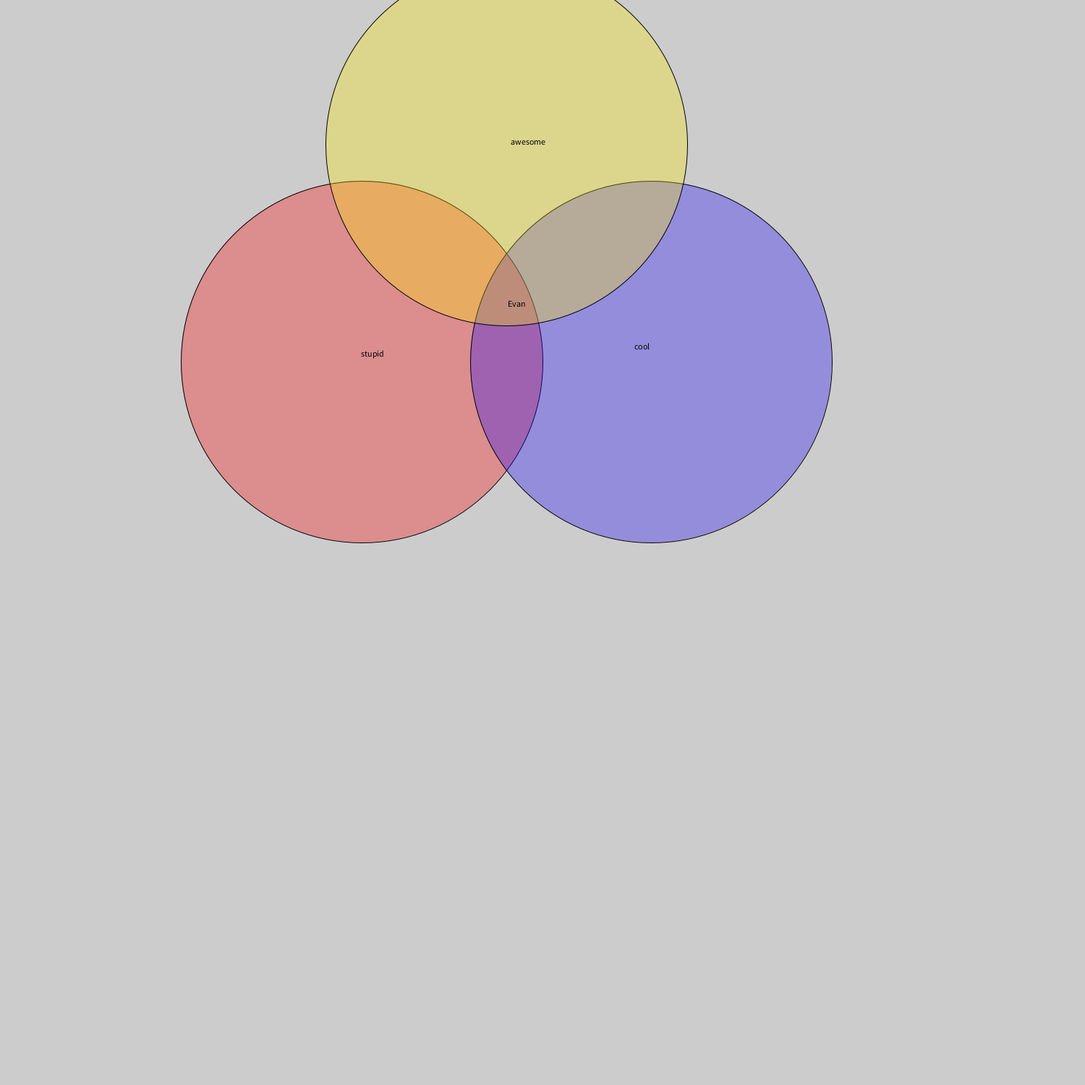
Frame 1 (no input)
Frame 60 (the mouse pressed at the canvas centre just before this capture): identical to frame 1, image omitted
Frame 120 (the mouse held since frame 60 and released just before this capture): identical to frame 1, image omitted

The Processing sketch that drew this single still picture (run headless with seeded random() and noise(); from frame 60 on, the mouse is pressed at the canvas centre):

// Processing sketch: diagram
// ── diagram.pde
void setup(){
size(1500,1500);
fill(255,3,7,80);
ellipse(500,500,500,500);
fill(26,3,255,80);
ellipse(900,500,500,500);
fill(255,235,3,80);
ellipse(700,200,500,500);
fill(0,0,0);
text("awesome",706,200);
text("stupid",499,493);
text("cool",877,483);
text("Evan",702,424);
}
void draw(){
if(mousePressed){
  println(mouseX);
  println(mouseY);
}
}
